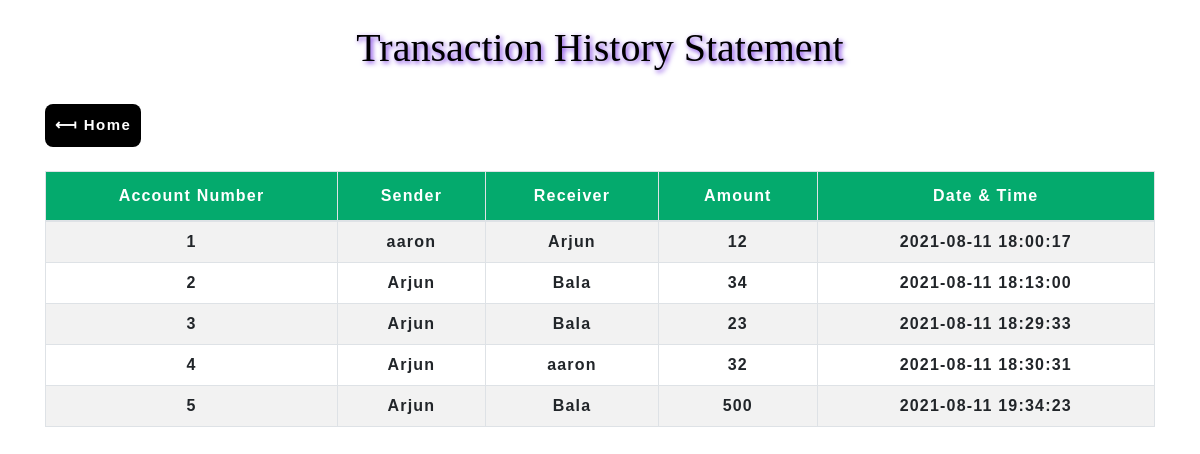
/history.php, run on an earlier commit of the app's database.
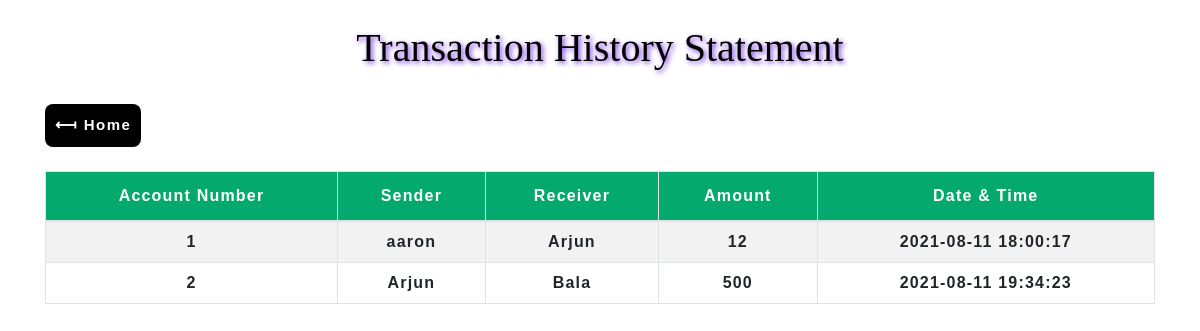
And on a later commit of the database.
### tables this page shows
CREATE TABLE `transaction` (
  `sno` int(3) NOT NULL,
  `sender` text NOT NULL,
  `receiver` text NOT NULL,
  `balance` int(8) NOT NULL,
  `datetime` datetime NOT NULL DEFAULT current_timestamp()
);

### history.php (the view, shortened to what this page needs)
<!DOCTYPE html>
<html lang="en">
<head>
    <link rel="stylesheet" href="https://stackpath.bootstrapcdn.com/bootstrap/4.5.2/css/bootstrap.min.css">
    <link rel="stylesheet" type="text/css" href="css/style.css">
</head>
<body>
	<div class="container">
        <h2 class="text-center pt-4">Transaction History Statement</h2>
        <br>
        <div>
        <a href="index.php"><button> &#10235; Home </button></a>
        </div>
       <br>
       <div class="table-responsive-sm">
    <table class="table table-hover table-striped table-condensed table-bordered">
        <thead>
            <tr>
                <th class="text-center">Account Number</th>
                <th class="text-center">Sender</th>
                <th class="text-center">Receiver</th>
                <th class="text-center">Amount</th>
                <th class="text-center">Date & Time</th>
            </tr>
        </thead>
        <tbody>
        <?php
        include 'config.php';
            $sql ="select * from transaction";
            $query =mysqli_query($conn, $sql);
            while($rows = mysqli_fetch_assoc($query))
            {
        ?>
            <tr>
            <td class="py-2"><?php echo $rows['sno']; ?></td>
            <td class="py-2"><?php echo $rows['sender']; ?></td>
            <td class="py-2"><?php echo $rows['receiver']; ?></td>
            <td class="py-2"><?php echo $rows['balance']; ?> </td>
            <td class="py-2"><?php echo $rows['datetime']; ?> </td>
        <?php
            }
        ?>
        </tbody>
    </table>
    </div>
</div>
</body>
</html>

### css/style.css (style rules this page uses)
* { padding: 0; margin: 0; box-sizing: border-box; font-family: 'Helvetica'; font-weight: bold; }
h2 { font-size: 40px; font-family: 'Lucida Console'; color:rgb(0, 0, 0); text-shadow: 2px 2px 5px rgb(122, 56, 228); }
button { border:none; border-radius: 8px; padding: 10px; background:#000000; color:white; letter-spacing: 1.5px; font-size: 15px; }
table { letter-spacing: 1.2px; }
th { background-color: #04AA6D; color: white; }
td { text-align: center; }

What changed in the data, as far as the page shows it:
removed transaction: sno "3", sender "Arjun", receiver "Bala", balance "23", datetime "2021-08-11 18:29:33"
removed transaction: sno "4", sender "Arjun", receiver "aaron", balance "32", datetime "2021-08-11 18:30:31"
removed transaction: sno "5", sender "Arjun", receiver "Bala", balance "500", datetime "2021-08-11 19:34:23"
changed transaction "Bala": balance "34" → "500"; datetime "2021-08-11 18:13:00" → "2021-08-11 19:34:23"
